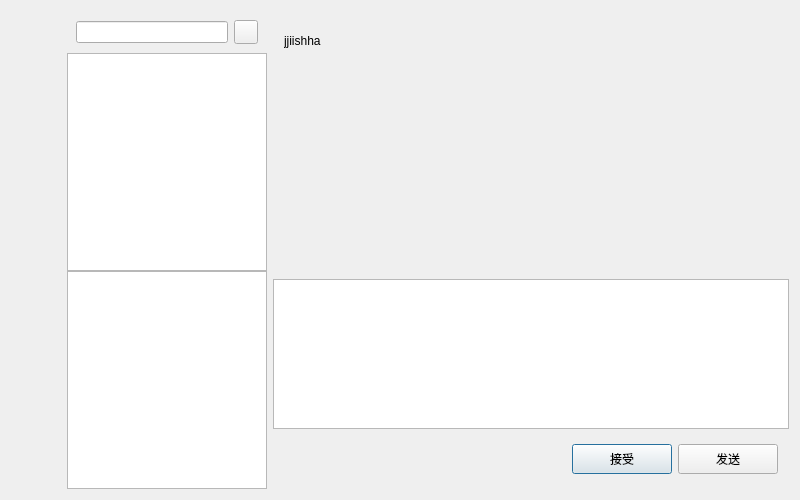
<?xml version="1.0" encoding="UTF-8"?>
<ui version="4.0">
 <class>ChatDialogClass</class>
 <widget class="QDialog" name="ChatDialogClass">
  <property name="geometry">
   <rect>
    <x>0</x>
    <y>0</y>
    <width>800</width>
    <height>500</height>
   </rect>
  </property>
  <property name="sizePolicy">
   <sizepolicy hsizetype="Preferred" vsizetype="Preferred">
    <horstretch>0</horstretch>
    <verstretch>0</verstretch>
   </sizepolicy>
  </property>
  <property name="minimumSize">
   <size>
    <width>400</width>
    <height>300</height>
   </size>
  </property>
  <property name="maximumSize">
   <size>
    <width>16777215</width>
    <height>16777215</height>
   </size>
  </property>
  <property name="windowTitle">
   <string>ChatDialog</string>
  </property>
  <layout class="QHBoxLayout" name="horizontalLayout">
   <item>
    <widget class="QWidget" name="side_bar" native="true">
     <property name="enabled">
      <bool>true</bool>
     </property>
     <property name="sizePolicy">
      <sizepolicy hsizetype="Fixed" vsizetype="Preferred">
       <horstretch>0</horstretch>
       <verstretch>0</verstretch>
      </sizepolicy>
     </property>
     <property name="minimumSize">
      <size>
       <width>50</width>
       <height>0</height>
      </size>
     </property>
     <property name="maximumSize">
      <size>
       <width>50</width>
       <height>16777215</height>
      </size>
     </property>
     <property name="sizeIncrement">
      <size>
       <width>0</width>
       <height>0</height>
      </size>
     </property>
     <property name="baseSize">
      <size>
       <width>0</width>
       <height>0</height>
      </size>
     </property>
     <property name="contextMenuPolicy">
      <enum>Qt::ContextMenuPolicy::ActionsContextMenu</enum>
     </property>
     <property name="toolTipDuration">
      <number>0</number>
     </property>
     <layout class="QVBoxLayout" name="verticalLayout">
      <property name="leftMargin">
       <number>10</number>
      </property>
      <property name="topMargin">
       <number>30</number>
      </property>
      <property name="rightMargin">
       <number>10</number>
      </property>
      <property name="bottomMargin">
       <number>0</number>
      </property>
      <item>
       <widget class="QLabel" name="side_head_lb">
        <property name="minimumSize">
         <size>
          <width>30</width>
          <height>30</height>
         </size>
        </property>
        <property name="maximumSize">
         <size>
          <width>30</width>
          <height>30</height>
         </size>
        </property>
        <property name="text">
         <string/>
        </property>
       </widget>
      </item>
      <item>
       <widget class="QLabel" name="side_chat_lb">
        <property name="minimumSize">
         <size>
          <width>30</width>
          <height>30</height>
         </size>
        </property>
        <property name="maximumSize">
         <size>
          <width>30</width>
          <height>30</height>
         </size>
        </property>
        <property name="text">
         <string/>
        </property>
       </widget>
      </item>
      <item>
       <widget class="QLabel" name="side_contact_lb">
        <property name="minimumSize">
         <size>
          <width>30</width>
          <height>30</height>
         </size>
        </property>
        <property name="maximumSize">
         <size>
          <width>30</width>
          <height>30</height>
         </size>
        </property>
        <property name="text">
         <string/>
        </property>
       </widget>
      </item>
      <item>
       <spacer name="verticalSpacer">
        <property name="orientation">
         <enum>Qt::Orientation::Vertical</enum>
        </property>
        <property name="sizeHint" stdset="0">
         <size>
          <width>20</width>
          <height>40</height>
         </size>
        </property>
       </spacer>
      </item>
     </layout>
    </widget>
   </item>
   <item>
    <widget class="QWidget" name="chat_user_wid" native="true">
     <property name="maximumSize">
      <size>
       <width>200</width>
       <height>16777215</height>
      </size>
     </property>
     <layout class="QVBoxLayout" name="verticalLayout_2">
      <property name="spacing">
       <number>0</number>
      </property>
      <property name="leftMargin">
       <number>0</number>
      </property>
      <property name="topMargin">
       <number>0</number>
      </property>
      <property name="rightMargin">
       <number>0</number>
      </property>
      <property name="bottomMargin">
       <number>0</number>
      </property>
      <item>
       <widget class="QWidget" name="search_wid" native="true">
        <property name="minimumSize">
         <size>
          <width>0</width>
          <height>40</height>
         </size>
        </property>
        <layout class="QHBoxLayout" name="horizontalLayout_2">
         <property name="leftMargin">
          <number>9</number>
         </property>
         <property name="topMargin">
          <number>9</number>
         </property>
         <property name="rightMargin">
          <number>9</number>
         </property>
         <property name="bottomMargin">
          <number>9</number>
         </property>
         <item>
          <widget class="QLineEdit" name="search_edit">
           <property name="sizePolicy">
            <sizepolicy hsizetype="Expanding" vsizetype="Fixed">
             <horstretch>0</horstretch>
             <verstretch>0</verstretch>
            </sizepolicy>
           </property>
          </widget>
         </item>
         <item>
          <widget class="QToolButton" name="add_btn">
           <property name="sizePolicy">
            <sizepolicy hsizetype="Fixed" vsizetype="Fixed">
             <horstretch>0</horstretch>
             <verstretch>0</verstretch>
            </sizepolicy>
           </property>
           <property name="minimumSize">
            <size>
             <width>24</width>
             <height>24</height>
            </size>
           </property>
           <property name="maximumSize">
            <size>
             <width>24</width>
             <height>24</height>
            </size>
           </property>
           <property name="text">
            <string/>
           </property>
          </widget>
         </item>
        </layout>
       </widget>
      </item>
      <item>
       <widget class="QListWidget" name="chat_user_list"/>
      </item>
      <item>
       <widget class="QListWidget" name="search_list"/>
      </item>
     </layout>
    </widget>
   </item>
   <item>
    <widget class="QWidget" name="chat_data_wid" native="true">
     <layout class="QVBoxLayout" name="verticalLayout_3">
      <property name="spacing">
       <number>0</number>
      </property>
      <property name="leftMargin">
       <number>0</number>
      </property>
      <property name="topMargin">
       <number>0</number>
      </property>
      <property name="rightMargin">
       <number>0</number>
      </property>
      <property name="bottomMargin">
       <number>0</number>
      </property>
      <item>
       <widget class="QWidget" name="title_wid" native="true">
        <property name="minimumSize">
         <size>
          <width>0</width>
          <height>50</height>
         </size>
        </property>
        <property name="maximumSize">
         <size>
          <width>16777215</width>
          <height>60</height>
         </size>
        </property>
        <layout class="QHBoxLayout" name="horizontalLayout_3">
         <item>
          <widget class="QLabel" name="title_lb">
           <property name="text">
            <string>jjiishha</string>
           </property>
          </widget>
         </item>
        </layout>
       </widget>
      </item>
      <item>
       <widget class="QWidget" name="widget" native="true"/>
      </item>
      <item>
       <widget class="QWidget" name="widget_3" native="true">
        <property name="maximumSize">
         <size>
          <width>16777215</width>
          <height>60</height>
         </size>
        </property>
        <layout class="QHBoxLayout" name="horizontalLayout_4">
         <property name="spacing">
          <number>20</number>
         </property>
         <property name="leftMargin">
          <number>10</number>
         </property>
         <item>
          <widget class="QLabel" name="emo_lb">
           <property name="minimumSize">
            <size>
             <width>25</width>
             <height>25</height>
            </size>
           </property>
           <property name="maximumSize">
            <size>
             <width>25</width>
             <height>25</height>
            </size>
           </property>
           <property name="cursor">
            <cursorShape>UpArrowCursor</cursorShape>
           </property>
           <property name="text">
            <string/>
           </property>
          </widget>
         </item>
         <item>
          <widget class="QLabel" name="file_lb">
           <property name="minimumSize">
            <size>
             <width>25</width>
             <height>25</height>
            </size>
           </property>
           <property name="maximumSize">
            <size>
             <width>25</width>
             <height>25</height>
            </size>
           </property>
           <property name="text">
            <string/>
           </property>
          </widget>
         </item>
         <item>
          <spacer name="horizontalSpacer">
           <property name="orientation">
            <enum>Qt::Orientation::Horizontal</enum>
           </property>
           <property name="sizeHint" stdset="0">
            <size>
             <width>40</width>
             <height>20</height>
            </size>
           </property>
          </spacer>
         </item>
        </layout>
       </widget>
      </item>
      <item>
       <widget class="QTextEdit" name="chat_edit">
        <property name="minimumSize">
         <size>
          <width>0</width>
          <height>150</height>
         </size>
        </property>
        <property name="maximumSize">
         <size>
          <width>16777215</width>
          <height>150</height>
         </size>
        </property>
       </widget>
      </item>
      <item>
       <widget class="QWidget" name="widget_4" native="true">
        <property name="maximumSize">
         <size>
          <width>16777215</width>
          <height>60</height>
         </size>
        </property>
        <layout class="QHBoxLayout" name="horizontalLayout_5">
         <item>
          <spacer name="horizontalSpacer_2">
           <property name="orientation">
            <enum>Qt::Orientation::Horizontal</enum>
           </property>
           <property name="sizeHint" stdset="0">
            <size>
             <width>40</width>
             <height>20</height>
            </size>
           </property>
          </spacer>
         </item>
         <item>
          <widget class="QPushButton" name="pushButton">
           <property name="minimumSize">
            <size>
             <width>100</width>
             <height>30</height>
            </size>
           </property>
           <property name="text">
            <string>接受</string>
           </property>
          </widget>
         </item>
         <item>
          <widget class="QPushButton" name="pushButton_2">
           <property name="sizePolicy">
            <sizepolicy hsizetype="Minimum" vsizetype="Fixed">
             <horstretch>0</horstretch>
             <verstretch>0</verstretch>
            </sizepolicy>
           </property>
           <property name="minimumSize">
            <size>
             <width>100</width>
             <height>30</height>
            </size>
           </property>
           <property name="maximumSize">
            <size>
             <width>100</width>
             <height>30</height>
            </size>
           </property>
           <property name="text">
            <string>发送</string>
           </property>
          </widget>
         </item>
        </layout>
       </widget>
      </item>
     </layout>
    </widget>
   </item>
  </layout>
 </widget>
 <layoutdefault spacing="6" margin="11"/>
 <resources/>
 <connections/>
</ui>
